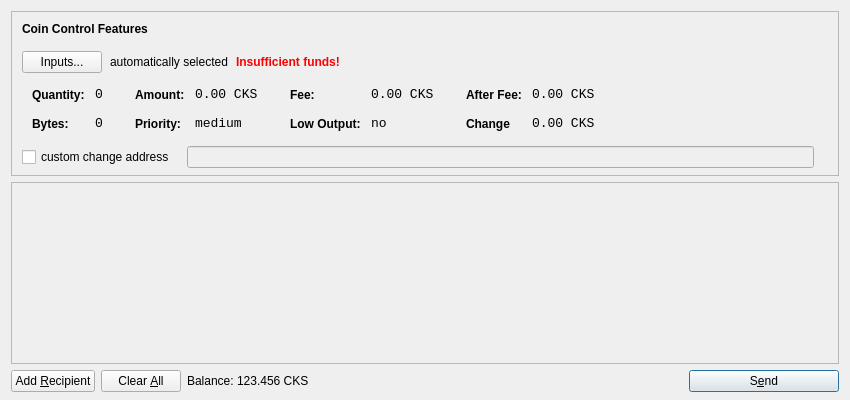
<?xml version="1.0" encoding="UTF-8"?>
<ui version="4.0">
 <class>SendCoinsDialog</class>
 <widget class="QDialog" name="SendCoinsDialog">
  <property name="geometry">
   <rect>
    <x>0</x>
    <y>0</y>
    <width>850</width>
    <height>400</height>
   </rect>
  </property>
  <property name="windowTitle">
   <string>Send Coins</string>
  </property>
  <layout class="QVBoxLayout" name="verticalLayout" stretch="0,1,0">
   <property name="bottomMargin">
    <number>8</number>
   </property>
   <item>
    <widget class="QFrame" name="frameCoinControl">
     <property name="sizePolicy">
      <sizepolicy hsizetype="Expanding" vsizetype="Expanding">
       <horstretch>0</horstretch>
       <verstretch>0</verstretch>
      </sizepolicy>
     </property>
     <property name="maximumSize">
      <size>
       <width>16777215</width>
       <height>16777215</height>
      </size>
     </property>
     <property name="frameShape">
      <enum>QFrame::StyledPanel</enum>
     </property>
     <property name="frameShadow">
      <enum>QFrame::Sunken</enum>
     </property>
     <layout class="QVBoxLayout" name="verticalLayoutCoinControl2">
      <property name="spacing">
       <number>-1</number>
      </property>
      <property name="leftMargin">
       <number>0</number>
      </property>
      <property name="topMargin">
       <number>0</number>
      </property>
      <property name="rightMargin">
       <number>0</number>
      </property>
      <property name="bottomMargin">
       <number>6</number>
      </property>
      <item>
       <layout class="QVBoxLayout" name="verticalLayoutCoinControl" stretch="0,0,0,0,1">
        <property name="spacing">
         <number>0</number>
        </property>
        <property name="leftMargin">
         <number>10</number>
        </property>
        <property name="topMargin">
         <number>10</number>
        </property>
        <item>
         <layout class="QHBoxLayout" name="horizontalLayoutCoinControl1">
          <property name="bottomMargin">
           <number>15</number>
          </property>
          <item>
           <widget class="QLabel" name="labelCoinControlFeatures">
            <property name="sizePolicy">
             <sizepolicy hsizetype="Preferred" vsizetype="Maximum">
              <horstretch>0</horstretch>
              <verstretch>0</verstretch>
             </sizepolicy>
            </property>
            <property name="font">
             <font>
              <weight>75</weight>
              <bold>true</bold>
             </font>
            </property>
            <property name="styleSheet">
             <string notr="true">font-weight:bold;</string>
            </property>
            <property name="text">
             <string>Coin Control Features</string>
            </property>
           </widget>
          </item>
         </layout>
        </item>
        <item>
         <layout class="QHBoxLayout" name="horizontalLayoutCoinControl2" stretch="0,0,0,0">
          <property name="spacing">
           <number>8</number>
          </property>
          <property name="bottomMargin">
           <number>10</number>
          </property>
          <item>
           <widget class="QPushButton" name="pushButtonCoinControl">
            <property name="styleSheet">
             <string notr="true"/>
            </property>
            <property name="text">
             <string>Inputs...</string>
            </property>
           </widget>
          </item>
          <item>
           <widget class="QLabel" name="labelCoinControlAutomaticallySelected">
            <property name="text">
             <string>automatically selected</string>
            </property>
            <property name="margin">
             <number>5</number>
            </property>
           </widget>
          </item>
          <item>
           <widget class="QLabel" name="labelCoinControlInsuffFunds">
            <property name="font">
             <font>
              <weight>75</weight>
              <bold>true</bold>
             </font>
            </property>
            <property name="styleSheet">
             <string notr="true">color:red;font-weight:bold;</string>
            </property>
            <property name="text">
             <string>Insufficient funds!</string>
            </property>
            <property name="margin">
             <number>5</number>
            </property>
           </widget>
          </item>
          <item>
           <spacer name="horizontalSpacerCoinControl">
            <property name="orientation">
             <enum>Qt::Horizontal</enum>
            </property>
            <property name="sizeHint" stdset="0">
             <size>
              <width>40</width>
              <height>1</height>
             </size>
            </property>
           </spacer>
          </item>
         </layout>
        </item>
        <item>
         <widget class="QWidget" name="widgetCoinControl" native="true">
          <property name="sizePolicy">
           <sizepolicy hsizetype="Preferred" vsizetype="Preferred">
            <horstretch>0</horstretch>
            <verstretch>0</verstretch>
           </sizepolicy>
          </property>
          <property name="minimumSize">
           <size>
            <width>0</width>
            <height>0</height>
           </size>
          </property>
          <property name="styleSheet">
           <string notr="true"/>
          </property>
          <layout class="QHBoxLayout" name="horizontalLayoutCoinControl5">
           <property name="margin">
            <number>0</number>
           </property>
           <item>
            <layout class="QHBoxLayout" name="horizontalLayoutCoinControl3" stretch="0,0,0,1">
             <property name="spacing">
              <number>20</number>
             </property>
             <property name="topMargin">
              <number>0</number>
             </property>
             <property name="bottomMargin">
              <number>10</number>
             </property>
             <item>
              <layout class="QFormLayout" name="formLayoutCoinControl1">
               <property name="horizontalSpacing">
                <number>10</number>
               </property>
               <property name="verticalSpacing">
                <number>14</number>
               </property>
               <property name="leftMargin">
                <number>10</number>
               </property>
               <property name="topMargin">
                <number>4</number>
               </property>
               <property name="rightMargin">
                <number>6</number>
               </property>
               <item row="0" column="0">
                <widget class="QLabel" name="labelCoinControlQuantityText">
                 <property name="styleSheet">
                  <string notr="true">font-weight:bold;</string>
                 </property>
                 <property name="text">
                  <string>Quantity:</string>
                 </property>
                 <property name="margin">
                  <number>0</number>
                 </property>
                </widget>
               </item>
               <item row="0" column="1">
                <widget class="QLabel" name="labelCoinControlQuantity">
                 <property name="font">
                  <font>
                   <family>Monospace</family>
                   <pointsize>10</pointsize>
                  </font>
                 </property>
                 <property name="cursor">
                  <cursorShape>IBeamCursor</cursorShape>
                 </property>
                 <property name="contextMenuPolicy">
                  <enum>Qt::ActionsContextMenu</enum>
                 </property>
                 <property name="text">
                  <string>0</string>
                 </property>
                 <property name="margin">
                  <number>0</number>
                 </property>
                 <property name="textInteractionFlags">
                  <set>Qt::LinksAccessibleByMouse|Qt::TextSelectableByKeyboard|Qt::TextSelectableByMouse</set>
                 </property>
                </widget>
               </item>
               <item row="1" column="0">
                <widget class="QLabel" name="labelCoinControlBytesText">
                 <property name="styleSheet">
                  <string notr="true">font-weight:bold;</string>
                 </property>
                 <property name="text">
                  <string>Bytes:</string>
                 </property>
                </widget>
               </item>
               <item row="1" column="1">
                <widget class="QLabel" name="labelCoinControlBytes">
                 <property name="font">
                  <font>
                   <family>Monospace</family>
                   <pointsize>10</pointsize>
                  </font>
                 </property>
                 <property name="cursor">
                  <cursorShape>IBeamCursor</cursorShape>
                 </property>
                 <property name="contextMenuPolicy">
                  <enum>Qt::ActionsContextMenu</enum>
                 </property>
                 <property name="text">
                  <string>0</string>
                 </property>
                 <property name="textInteractionFlags">
                  <set>Qt::LinksAccessibleByMouse|Qt::TextSelectableByKeyboard|Qt::TextSelectableByMouse</set>
                 </property>
                </widget>
               </item>
              </layout>
             </item>
             <item>
              <layout class="QFormLayout" name="formLayoutCoinControl2">
               <property name="horizontalSpacing">
                <number>10</number>
               </property>
               <property name="verticalSpacing">
                <number>14</number>
               </property>
               <property name="leftMargin">
                <number>6</number>
               </property>
               <property name="topMargin">
                <number>4</number>
               </property>
               <property name="rightMargin">
                <number>6</number>
               </property>
               <item row="0" column="0">
                <widget class="QLabel" name="labelCoinControlAmountText">
                 <property name="styleSheet">
                  <string notr="true">font-weight:bold;</string>
                 </property>
                 <property name="text">
                  <string>Amount:</string>
                 </property>
                 <property name="margin">
                  <number>0</number>
                 </property>
                </widget>
               </item>
               <item row="0" column="1">
                <widget class="QLabel" name="labelCoinControlAmount">
                 <property name="font">
                  <font>
                   <family>Monospace</family>
                   <pointsize>10</pointsize>
                  </font>
                 </property>
                 <property name="cursor">
                  <cursorShape>IBeamCursor</cursorShape>
                 </property>
                 <property name="contextMenuPolicy">
                  <enum>Qt::ActionsContextMenu</enum>
                 </property>
                 <property name="text">
                  <string>0.00 CKS</string>
                 </property>
                 <property name="textInteractionFlags">
                  <set>Qt::LinksAccessibleByMouse|Qt::TextSelectableByKeyboard|Qt::TextSelectableByMouse</set>
                 </property>
                </widget>
               </item>
               <item row="1" column="0">
                <widget class="QLabel" name="labelCoinControlPriorityText">
                 <property name="styleSheet">
                  <string notr="true">font-weight:bold;</string>
                 </property>
                 <property name="text">
                  <string>Priority:</string>
                 </property>
                </widget>
               </item>
               <item row="1" column="1">
                <widget class="QLabel" name="labelCoinControlPriority">
                 <property name="font">
                  <font>
                   <family>Monospace</family>
                   <pointsize>10</pointsize>
                  </font>
                 </property>
                 <property name="cursor">
                  <cursorShape>IBeamCursor</cursorShape>
                 </property>
                 <property name="contextMenuPolicy">
                  <enum>Qt::ActionsContextMenu</enum>
                 </property>
                 <property name="text">
                  <string>medium</string>
                 </property>
                 <property name="textInteractionFlags">
                  <set>Qt::LinksAccessibleByMouse|Qt::TextSelectableByKeyboard|Qt::TextSelectableByMouse</set>
                 </property>
                </widget>
               </item>
              </layout>
             </item>
             <item>
              <layout class="QFormLayout" name="formLayoutCoinControl3">
               <property name="horizontalSpacing">
                <number>10</number>
               </property>
               <property name="verticalSpacing">
                <number>14</number>
               </property>
               <property name="leftMargin">
                <number>6</number>
               </property>
               <property name="topMargin">
                <number>4</number>
               </property>
               <property name="rightMargin">
                <number>6</number>
               </property>
               <item row="0" column="0">
                <widget class="QLabel" name="labelCoinControlFeeText">
                 <property name="styleSheet">
                  <string notr="true">font-weight:bold;</string>
                 </property>
                 <property name="text">
                  <string>Fee:</string>
                 </property>
                 <property name="margin">
                  <number>0</number>
                 </property>
                </widget>
               </item>
               <item row="0" column="1">
                <widget class="QLabel" name="labelCoinControlFee">
                 <property name="font">
                  <font>
                   <family>Monospace</family>
                   <pointsize>10</pointsize>
                  </font>
                 </property>
                 <property name="cursor">
                  <cursorShape>IBeamCursor</cursorShape>
                 </property>
                 <property name="contextMenuPolicy">
                  <enum>Qt::ActionsContextMenu</enum>
                 </property>
                 <property name="text">
                  <string>0.00 CKS</string>
                 </property>
                 <property name="textInteractionFlags">
                  <set>Qt::LinksAccessibleByMouse|Qt::TextSelectableByKeyboard|Qt::TextSelectableByMouse</set>
                 </property>
                </widget>
               </item>
               <item row="1" column="0">
                <widget class="QLabel" name="labelCoinControlLowOutputText">
                 <property name="styleSheet">
                  <string notr="true">font-weight:bold;</string>
                 </property>
                 <property name="text">
                  <string>Low Output:</string>
                 </property>
                </widget>
               </item>
               <item row="1" column="1">
                <widget class="QLabel" name="labelCoinControlLowOutput">
                 <property name="font">
                  <font>
                   <family>Monospace</family>
                   <pointsize>10</pointsize>
                  </font>
                 </property>
                 <property name="cursor">
                  <cursorShape>IBeamCursor</cursorShape>
                 </property>
                 <property name="contextMenuPolicy">
                  <enum>Qt::ActionsContextMenu</enum>
                 </property>
                 <property name="text">
                  <string>no</string>
                 </property>
                 <property name="textInteractionFlags">
                  <set>Qt::LinksAccessibleByMouse|Qt::TextSelectableByKeyboard|Qt::TextSelectableByMouse</set>
                 </property>
                </widget>
               </item>
              </layout>
             </item>
             <item>
              <layout class="QFormLayout" name="formLayoutCoinControl4">
               <property name="horizontalSpacing">
                <number>10</number>
               </property>
               <property name="verticalSpacing">
                <number>14</number>
               </property>
               <property name="leftMargin">
                <number>6</number>
               </property>
               <property name="topMargin">
                <number>4</number>
               </property>
               <property name="rightMargin">
                <number>6</number>
               </property>
               <item row="0" column="0">
                <widget class="QLabel" name="labelCoinControlAfterFeeText">
                 <property name="styleSheet">
                  <string notr="true">font-weight:bold;</string>
                 </property>
                 <property name="text">
                  <string>After Fee:</string>
                 </property>
                 <property name="margin">
                  <number>0</number>
                 </property>
                </widget>
               </item>
               <item row="0" column="1">
                <widget class="QLabel" name="labelCoinControlAfterFee">
                 <property name="font">
                  <font>
                   <family>Monospace</family>
                   <pointsize>10</pointsize>
                  </font>
                 </property>
                 <property name="cursor">
                  <cursorShape>IBeamCursor</cursorShape>
                 </property>
                 <property name="contextMenuPolicy">
                  <enum>Qt::ActionsContextMenu</enum>
                 </property>
                 <property name="text">
                  <string>0.00 CKS</string>
                 </property>
                 <property name="textInteractionFlags">
                  <set>Qt::LinksAccessibleByMouse|Qt::TextSelectableByKeyboard|Qt::TextSelectableByMouse</set>
                 </property>
                </widget>
               </item>
               <item row="1" column="0">
                <widget class="QLabel" name="labelCoinControlChangeText">
                 <property name="styleSheet">
                  <string notr="true">font-weight:bold;</string>
                 </property>
                 <property name="text">
                  <string>Change</string>
                 </property>
                </widget>
               </item>
               <item row="1" column="1">
                <widget class="QLabel" name="labelCoinControlChange">
                 <property name="font">
                  <font>
                   <family>Monospace</family>
                   <pointsize>10</pointsize>
                  </font>
                 </property>
                 <property name="cursor">
                  <cursorShape>IBeamCursor</cursorShape>
                 </property>
                 <property name="contextMenuPolicy">
                  <enum>Qt::ActionsContextMenu</enum>
                 </property>
                 <property name="text">
                  <string>0.00 CKS</string>
                 </property>
                 <property name="textInteractionFlags">
                  <set>Qt::LinksAccessibleByMouse|Qt::TextSelectableByKeyboard|Qt::TextSelectableByMouse</set>
                 </property>
                </widget>
               </item>
              </layout>
             </item>
            </layout>
           </item>
          </layout>
         </widget>
        </item>
        <item>
         <layout class="QHBoxLayout" name="horizontalLayoutCoinControl4" stretch="0,0,0">
          <property name="spacing">
           <number>12</number>
          </property>
          <property name="sizeConstraint">
           <enum>QLayout::SetDefaultConstraint</enum>
          </property>
          <property name="topMargin">
           <number>5</number>
          </property>
          <property name="rightMargin">
           <number>5</number>
          </property>
          <item>
           <widget class="QCheckBox" name="checkBoxCoinControlChange">
            <property name="text">
             <string>custom change address</string>
            </property>
           </widget>
          </item>
          <item>
           <widget class="QLineEdit" name="lineEditCoinControlChange">
            <property name="enabled">
             <bool>false</bool>
            </property>
            <property name="sizePolicy">
             <sizepolicy hsizetype="Expanding" vsizetype="Fixed">
              <horstretch>0</horstretch>
              <verstretch>0</verstretch>
             </sizepolicy>
            </property>
           </widget>
          </item>
          <item>
           <widget class="QLabel" name="labelCoinControlChangeLabel">
            <property name="sizePolicy">
             <sizepolicy hsizetype="Preferred" vsizetype="Expanding">
              <horstretch>0</horstretch>
              <verstretch>0</verstretch>
             </sizepolicy>
            </property>
            <property name="minimumSize">
             <size>
              <width>0</width>
              <height>0</height>
             </size>
            </property>
            <property name="text">
             <string/>
            </property>
            <property name="margin">
             <number>3</number>
            </property>
           </widget>
          </item>
         </layout>
        </item>
        <item>
         <spacer name="verticalSpacerCoinControl">
          <property name="orientation">
           <enum>Qt::Vertical</enum>
          </property>
          <property name="sizeHint" stdset="0">
           <size>
            <width>800</width>
            <height>1</height>
           </size>
          </property>
         </spacer>
        </item>
       </layout>
      </item>
     </layout>
    </widget>
   </item>
   <item>
    <widget class="QScrollArea" name="scrollArea">
     <property name="widgetResizable">
      <bool>true</bool>
     </property>
     <widget class="QWidget" name="scrollAreaWidgetContents">
      <property name="geometry">
       <rect>
        <x>0</x>
        <y>0</y>
        <width>830</width>
        <height>165</height>
       </rect>
      </property>
      <layout class="QVBoxLayout" name="verticalLayout_2">
       <property name="margin">
        <number>0</number>
       </property>
       <item>
        <layout class="QVBoxLayout" name="entries">
         <property name="spacing">
          <number>6</number>
         </property>
        </layout>
       </item>
       <item>
        <spacer name="verticalSpacer">
         <property name="orientation">
          <enum>Qt::Vertical</enum>
         </property>
         <property name="sizeHint" stdset="0">
          <size>
           <width>20</width>
           <height>40</height>
          </size>
         </property>
        </spacer>
       </item>
      </layout>
     </widget>
    </widget>
   </item>
   <item>
    <layout class="QHBoxLayout" name="horizontalLayout">
     <item>
      <widget class="QPushButton" name="addButton">
       <property name="toolTip">
        <string>Send to multiple recipients at once</string>
       </property>
       <property name="text">
        <string>Add &amp;Recipient</string>
       </property>
       <property name="icon">
        <iconset resource="../bitcoin.qrc">
         <normaloff>:/icons/add</normaloff>:/icons/add</iconset>
       </property>
       <property name="autoDefault">
        <bool>false</bool>
       </property>
      </widget>
     </item>
     <item>
      <widget class="QPushButton" name="clearButton">
       <property name="sizePolicy">
        <sizepolicy hsizetype="Minimum" vsizetype="Fixed">
         <horstretch>0</horstretch>
         <verstretch>0</verstretch>
        </sizepolicy>
       </property>
       <property name="toolTip">
        <string>Remove all transaction fields</string>
       </property>
       <property name="text">
        <string>Clear &amp;All</string>
       </property>
       <property name="icon">
        <iconset resource="../bitcoin.qrc">
         <normaloff>:/icons/remove</normaloff>:/icons/remove</iconset>
       </property>
       <property name="autoRepeatDelay">
        <number>300</number>
       </property>
       <property name="autoDefault">
        <bool>false</bool>
       </property>
      </widget>
     </item>
     <item>
      <layout class="QHBoxLayout" name="horizontalLayout_2">
       <property name="spacing">
        <number>3</number>
       </property>
       <item>
        <widget class="QLabel" name="label">
         <property name="sizePolicy">
          <sizepolicy hsizetype="Preferred" vsizetype="Fixed">
           <horstretch>0</horstretch>
           <verstretch>0</verstretch>
          </sizepolicy>
         </property>
         <property name="text">
          <string>Balance:</string>
         </property>
        </widget>
       </item>
       <item>
        <widget class="QLabel" name="labelBalance">
         <property name="sizePolicy">
          <sizepolicy hsizetype="Preferred" vsizetype="Fixed">
           <horstretch>0</horstretch>
           <verstretch>0</verstretch>
          </sizepolicy>
         </property>
         <property name="cursor">
          <cursorShape>IBeamCursor</cursorShape>
         </property>
         <property name="text">
          <string>123.456 CKS</string>
         </property>
         <property name="textInteractionFlags">
          <set>Qt::LinksAccessibleByMouse|Qt::TextSelectableByKeyboard|Qt::TextSelectableByMouse</set>
         </property>
        </widget>
       </item>
      </layout>
     </item>
     <item>
      <spacer name="horizontalSpacer">
       <property name="orientation">
        <enum>Qt::Horizontal</enum>
       </property>
       <property name="sizeHint" stdset="0">
        <size>
         <width>40</width>
         <height>20</height>
        </size>
       </property>
      </spacer>
     </item>
     <item>
      <widget class="QPushButton" name="sendButton">
       <property name="minimumSize">
        <size>
         <width>150</width>
         <height>0</height>
        </size>
       </property>
       <property name="toolTip">
        <string>Confirm the send action</string>
       </property>
       <property name="text">
        <string>S&amp;end</string>
       </property>
       <property name="icon">
        <iconset resource="../bitcoin.qrc">
         <normaloff>:/icons/send</normaloff>:/icons/send</iconset>
       </property>
       <property name="default">
        <bool>true</bool>
       </property>
      </widget>
     </item>
    </layout>
   </item>
  </layout>
 </widget>
 <resources>
  <include location="../bitcoin.qrc"/>
 </resources>
 <connections/>
</ui>
